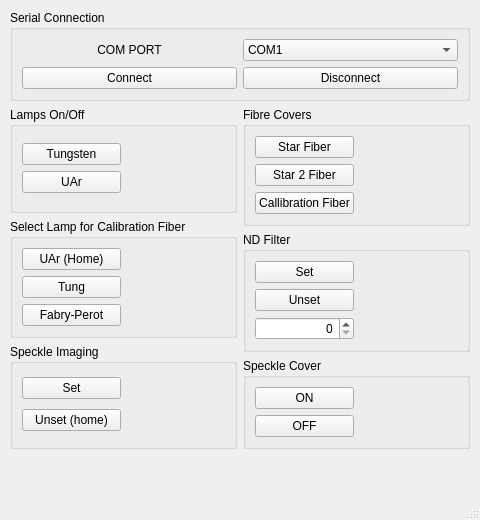
<?xml version="1.0" encoding="UTF-8"?>
<ui version="4.0">
 <class>PARAS2</class>
 <widget class="QMainWindow" name="PARAS2">
  <property name="geometry">
   <rect>
    <x>0</x>
    <y>0</y>
    <width>480</width>
    <height>520</height>
   </rect>
  </property>
  <property name="minimumSize">
   <size>
    <width>480</width>
    <height>520</height>
   </size>
  </property>
  <property name="windowTitle">
   <string>PARAS-2</string>
  </property>
  <widget class="QWidget" name="centralwidget">
   <layout class="QGridLayout" name="gridLayout_5">
    <property name="leftMargin">
     <number>10</number>
    </property>
    <property name="topMargin">
     <number>10</number>
    </property>
    <property name="rightMargin">
     <number>10</number>
    </property>
    <item row="0" column="0" colspan="2">
     <widget class="QGroupBox" name="grbbox_ser">
      <property name="title">
       <string>Serial Connection</string>
      </property>
      <layout class="QGridLayout" name="gridLayout_6">
       <item row="0" column="0">
        <widget class="QLabel" name="lbl_comport">
         <property name="text">
          <string>COM PORT</string>
         </property>
         <property name="alignment">
          <set>Qt::AlignCenter</set>
         </property>
        </widget>
       </item>
       <item row="0" column="1">
        <widget class="QComboBox" name="cmbbox_comport">
         <item>
          <property name="text">
           <string>COM1</string>
          </property>
         </item>
         <item>
          <property name="text">
           <string>COM2</string>
          </property>
         </item>
         <item>
          <property name="text">
           <string>COM3</string>
          </property>
         </item>
         <item>
          <property name="text">
           <string>COM4</string>
          </property>
         </item>
         <item>
          <property name="text">
           <string>COM5</string>
          </property>
         </item>
         <item>
          <property name="text">
           <string>COM6</string>
          </property>
         </item>
         <item>
          <property name="text">
           <string>COM7</string>
          </property>
         </item>
         <item>
          <property name="text">
           <string>COM8</string>
          </property>
         </item>
         <item>
          <property name="text">
           <string>COM9</string>
          </property>
         </item>
         <item>
          <property name="text">
           <string>COM10</string>
          </property>
         </item>
         <item>
          <property name="text">
           <string>COM11</string>
          </property>
         </item>
         <item>
          <property name="text">
           <string>COM12</string>
          </property>
         </item>
         <item>
          <property name="text">
           <string>COM13</string>
          </property>
         </item>
         <item>
          <property name="text">
           <string>COM14</string>
          </property>
         </item>
         <item>
          <property name="text">
           <string>COM15</string>
          </property>
         </item>
         <item>
          <property name="text">
           <string>COM16</string>
          </property>
         </item>
        </widget>
       </item>
       <item row="1" column="0">
        <widget class="QPushButton" name="btn_connect">
         <property name="text">
          <string>Connect</string>
         </property>
        </widget>
       </item>
       <item row="1" column="1">
        <widget class="QPushButton" name="btn_disconnect">
         <property name="text">
          <string>Disconnect</string>
         </property>
        </widget>
       </item>
      </layout>
     </widget>
    </item>
    <item row="1" column="0">
     <layout class="QVBoxLayout" name="left_panel">
      <item>
       <widget class="QGroupBox" name="grpbox_lamps">
        <property name="title">
         <string>Lamps On/Off</string>
        </property>
        <layout class="QVBoxLayout" name="verticalLayout_4">
         <item>
          <layout class="QGridLayout" name="gridLayout_3">
           <item row="0" column="0">
            <widget class="QPushButton" name="btn_tung_lamp">
             <property name="text">
              <string>Tungsten</string>
             </property>
             <property name="checkable">
              <bool>true</bool>
             </property>
            </widget>
           </item>
           <item row="1" column="1">
            <widget class="QLabel" name="lbl_uar_lamp">
             <property name="text">
              <string/>
             </property>
             <property name="pixmap">
              <pixmap resource="resources.qrc">:/leds/images/leds/off.png</pixmap>
             </property>
             <property name="alignment">
              <set>Qt::AlignCenter</set>
             </property>
            </widget>
           </item>
           <item row="0" column="1">
            <widget class="QLabel" name="lbl_tung_lamp">
             <property name="text">
              <string/>
             </property>
             <property name="pixmap">
              <pixmap resource="resources.qrc">:/leds/images/leds/off.png</pixmap>
             </property>
             <property name="alignment">
              <set>Qt::AlignCenter</set>
             </property>
            </widget>
           </item>
           <item row="1" column="0">
            <widget class="QPushButton" name="btn_uar_lamp">
             <property name="text">
              <string>UAr</string>
             </property>
             <property name="checkable">
              <bool>true</bool>
             </property>
            </widget>
           </item>
          </layout>
         </item>
        </layout>
       </widget>
      </item>
      <item>
       <widget class="QGroupBox" name="grpbox_lamps_select">
        <property name="title">
         <string>Select Lamp for Calibration Fiber</string>
        </property>
        <layout class="QVBoxLayout" name="verticalLayout_6">
         <item>
          <layout class="QGridLayout" name="gridLayout_4">
           <item row="1" column="1">
            <widget class="QLabel" name="lbl_tung">
             <property name="text">
              <string/>
             </property>
             <property name="pixmap">
              <pixmap resource="resources.qrc">:/leds/images/leds/off.png</pixmap>
             </property>
             <property name="alignment">
              <set>Qt::AlignCenter</set>
             </property>
            </widget>
           </item>
           <item row="1" column="0">
            <widget class="QPushButton" name="btn_tung">
             <property name="text">
              <string>Tung</string>
             </property>
             <property name="checkable">
              <bool>true</bool>
             </property>
            </widget>
           </item>
           <item row="0" column="1">
            <widget class="QLabel" name="lbl_uar">
             <property name="text">
              <string/>
             </property>
             <property name="pixmap">
              <pixmap resource="resources.qrc">:/leds/images/leds/off.png</pixmap>
             </property>
             <property name="alignment">
              <set>Qt::AlignCenter</set>
             </property>
            </widget>
           </item>
           <item row="2" column="0">
            <widget class="QPushButton" name="btn_fabry">
             <property name="text">
              <string>Fabry-Perot</string>
             </property>
             <property name="checkable">
              <bool>true</bool>
             </property>
            </widget>
           </item>
           <item row="0" column="0">
            <widget class="QPushButton" name="btn_uar">
             <property name="text">
              <string>UAr (Home)</string>
             </property>
             <property name="checkable">
              <bool>true</bool>
             </property>
            </widget>
           </item>
           <item row="2" column="1">
            <widget class="QLabel" name="lbl_fabry">
             <property name="text">
              <string/>
             </property>
             <property name="pixmap">
              <pixmap resource="resources.qrc">:/leds/images/leds/off.png</pixmap>
             </property>
             <property name="alignment">
              <set>Qt::AlignCenter</set>
             </property>
            </widget>
           </item>
          </layout>
         </item>
        </layout>
       </widget>
      </item>
      <item>
       <widget class="QGroupBox" name="grpbox_speckle_imaging">
        <property name="title">
         <string>Speckle Imaging</string>
        </property>
        <layout class="QGridLayout" name="gridLayout_7">
         <item row="0" column="0">
          <widget class="QPushButton" name="btn_set_speckle">
           <property name="text">
            <string>Set</string>
           </property>
           <property name="checkable">
            <bool>true</bool>
           </property>
          </widget>
         </item>
         <item row="1" column="0">
          <widget class="QPushButton" name="btn_unset_speckle">
           <property name="text">
            <string>Unset (home)</string>
           </property>
           <property name="checkable">
            <bool>true</bool>
           </property>
          </widget>
         </item>
         <item row="1" column="1">
          <widget class="QLabel" name="lbl_unset_speckle">
           <property name="text">
            <string/>
           </property>
           <property name="pixmap">
            <pixmap resource="resources.qrc">:/leds/images/leds/off.png</pixmap>
           </property>
           <property name="alignment">
            <set>Qt::AlignCenter</set>
           </property>
          </widget>
         </item>
         <item row="0" column="1">
          <widget class="QLabel" name="lbl_set_speckle">
           <property name="text">
            <string/>
           </property>
           <property name="pixmap">
            <pixmap resource="resources.qrc">:/leds/images/leds/off.png</pixmap>
           </property>
           <property name="alignment">
            <set>Qt::AlignCenter</set>
           </property>
          </widget>
         </item>
        </layout>
       </widget>
      </item>
     </layout>
    </item>
    <item row="1" column="1">
     <layout class="QVBoxLayout" name="righ_panel">
      <item>
       <widget class="QGroupBox" name="grpbox_fcovers">
        <property name="title">
         <string>Fibre Covers</string>
        </property>
        <layout class="QVBoxLayout" name="verticalLayout_3">
         <item>
          <layout class="QGridLayout" name="gridLayout_2">
           <item row="2" column="1">
            <widget class="QLabel" name="lbl_cal_cvr">
             <property name="text">
              <string/>
             </property>
             <property name="pixmap">
              <pixmap resource="resources.qrc">:/leds/images/leds/off.png</pixmap>
             </property>
             <property name="alignment">
              <set>Qt::AlignCenter</set>
             </property>
            </widget>
           </item>
           <item row="0" column="1">
            <widget class="QLabel" name="lbl_star_cvr">
             <property name="text">
              <string/>
             </property>
             <property name="pixmap">
              <pixmap resource="resources.qrc">:/leds/images/leds/off.png</pixmap>
             </property>
             <property name="alignment">
              <set>Qt::AlignCenter</set>
             </property>
            </widget>
           </item>
           <item row="0" column="0">
            <widget class="QPushButton" name="btn_star_cvr">
             <property name="text">
              <string>Star Fiber</string>
             </property>
             <property name="checkable">
              <bool>true</bool>
             </property>
            </widget>
           </item>
           <item row="2" column="0">
            <widget class="QPushButton" name="btn_cal_cvr">
             <property name="text">
              <string>Callibration Fiber</string>
             </property>
             <property name="checkable">
              <bool>true</bool>
             </property>
            </widget>
           </item>
           <item row="1" column="0">
            <widget class="QPushButton" name="btn_star2_cvr">
             <property name="text">
              <string>Star 2 Fiber</string>
             </property>
             <property name="checkable">
              <bool>true</bool>
             </property>
            </widget>
           </item>
           <item row="1" column="1">
            <widget class="QLabel" name="lbl_star2_cvr">
             <property name="text">
              <string/>
             </property>
             <property name="pixmap">
              <pixmap resource="resources.qrc">:/leds/images/leds/off.png</pixmap>
             </property>
             <property name="alignment">
              <set>Qt::AlignCenter</set>
             </property>
            </widget>
           </item>
          </layout>
         </item>
        </layout>
       </widget>
      </item>
      <item>
       <widget class="QGroupBox" name="grpbox_filter">
        <property name="title">
         <string>ND Filter</string>
        </property>
        <layout class="QVBoxLayout" name="verticalLayout_2">
         <item>
          <layout class="QGridLayout" name="gridLayout">
           <item row="0" column="0">
            <widget class="QPushButton" name="btn_nd_set">
             <property name="text">
              <string>Set</string>
             </property>
             <property name="checkable">
              <bool>true</bool>
             </property>
            </widget>
           </item>
           <item row="0" column="1">
            <widget class="QLabel" name="lbl_nd_set">
             <property name="text">
              <string/>
             </property>
             <property name="pixmap">
              <pixmap resource="resources.qrc">:/leds/images/leds/off.png</pixmap>
             </property>
             <property name="alignment">
              <set>Qt::AlignCenter</set>
             </property>
            </widget>
           </item>
           <item row="2" column="0">
            <widget class="QPushButton" name="btn_nd_unset">
             <property name="text">
              <string>Unset</string>
             </property>
             <property name="checkable">
              <bool>true</bool>
             </property>
            </widget>
           </item>
           <item row="2" column="1">
            <widget class="QLabel" name="lbl_nd_unset">
             <property name="text">
              <string/>
             </property>
             <property name="pixmap">
              <pixmap resource="resources.qrc">:/leds/images/leds/off.png</pixmap>
             </property>
             <property name="alignment">
              <set>Qt::AlignCenter</set>
             </property>
            </widget>
           </item>
           <item row="3" column="0">
            <widget class="QSpinBox" name="spnbx_nd_angle">
             <property name="alignment">
              <set>Qt::AlignRight|Qt::AlignTrailing|Qt::AlignVCenter</set>
             </property>
            </widget>
           </item>
          </layout>
         </item>
        </layout>
       </widget>
      </item>
      <item>
       <widget class="QGroupBox" name="grpbox_speckle_cvr">
        <property name="title">
         <string>Speckle Cover</string>
        </property>
        <layout class="QGridLayout" name="gridLayout_8">
         <item row="0" column="0">
          <widget class="QPushButton" name="btn_speckle_on">
           <property name="text">
            <string>ON</string>
           </property>
           <property name="checkable">
            <bool>true</bool>
           </property>
          </widget>
         </item>
         <item row="0" column="1">
          <widget class="QLabel" name="lbl_speckle_on">
           <property name="text">
            <string/>
           </property>
           <property name="pixmap">
            <pixmap resource="resources.qrc">:/leds/images/leds/off.png</pixmap>
           </property>
           <property name="alignment">
            <set>Qt::AlignCenter</set>
           </property>
          </widget>
         </item>
         <item row="1" column="0">
          <widget class="QPushButton" name="btn_speckle_off">
           <property name="text">
            <string>OFF</string>
           </property>
           <property name="checkable">
            <bool>true</bool>
           </property>
          </widget>
         </item>
         <item row="1" column="1">
          <widget class="QLabel" name="lbl_speckle_off">
           <property name="text">
            <string/>
           </property>
           <property name="pixmap">
            <pixmap resource="resources.qrc">:/leds/images/leds/off.png</pixmap>
           </property>
           <property name="alignment">
            <set>Qt::AlignCenter</set>
           </property>
          </widget>
         </item>
        </layout>
       </widget>
      </item>
     </layout>
    </item>
    <item row="2" column="0" colspan="2">
     <spacer name="verticalSpacer">
      <property name="orientation">
       <enum>Qt::Vertical</enum>
      </property>
      <property name="sizeHint" stdset="0">
       <size>
        <width>20</width>
        <height>40</height>
       </size>
      </property>
     </spacer>
    </item>
   </layout>
  </widget>
  <widget class="QMenuBar" name="menubar">
   <property name="geometry">
    <rect>
     <x>0</x>
     <y>0</y>
     <width>480</width>
     <height>21</height>
    </rect>
   </property>
  </widget>
  <widget class="QStatusBar" name="statusbar"/>
 </widget>
 <resources>
  <include location="resources.qrc"/>
 </resources>
 <connections/>
</ui>
